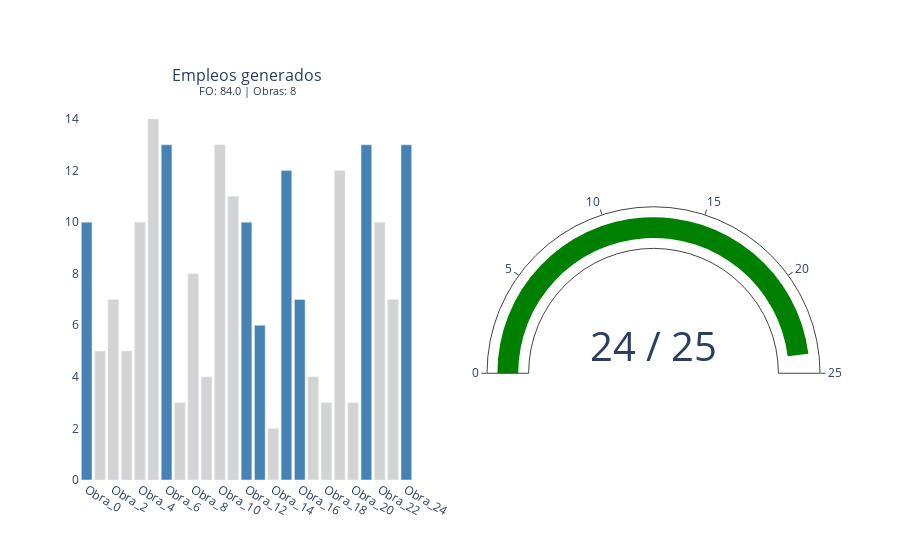

Write notebook code for a chart like this one.
### Code cell
# 8. TODO Defina un nuevo criterio (como diccionario)
criterio = {i: e[i] / c[i] for i in O}

# ----- DESDE ACÁ EN ADELANTE, NO TOQUE EL CÓDIGO DE ESTÁ CELDA.

# . Correr
start = time.perf_counter()
obj_greedy, obras_selec_greedy, presupuesto_usado_greedy = greedy_knapsack(O, c, e, p, criterio)
end = time.perf_counter()

# . Reportar
print("Objetos seleccionados:")
for idx in obras_selec_greedy:
    w, v = c[idx], e[idx]
    print(f"  • Obj {idx:>2}: peso={w}, valor={v}")

print(f"FO (valor total):    {obj_greedy}")
print(f"Presupuesto usado:   {presupuesto_usado_greedy}/{p}")

report(obras, obras_selec_greedy, obj_greedy, presupuesto_usado_greedy, p)      #   ▸ Reportar


# . Almacenar resultados
resultados.append({
    "Método"             : "Greedy (e/c)",
    "Empleos generados"  : obj_greedy,
    "Obras seleccionadas": len(obras_selec_greedy),
    "Presupuesto usado"  : presupuesto_usado_greedy,
    "Tiempo (s)"         : end - start
})

### Figure 1 — Plotly figure (JSON) as saved in the notebook; plotly's stock layout.template omitted (floating-point values rounded to 4 significant figures)
{"data": [{"customdata": [3.0, 9.0, 6.0, 10.0, 8.0, 7.0, 8.0, 2.0, 9.0, 6.0, 9.0, 6.0, 2.0, 7.0, 2.0, 6.0, 6.0], "hovertemplate": "<b>%{x}</b><br>Empleos: %{y}<br>Costo: %{customdata} millones", "marker": {"color": "lightgray"}, "type": "bar", "x": ["Obra_1", "Obra_2", "Obra_3", "Obra_4", "Obra_5", "Obra_7", "Obra_8", "Obra_9", "Obra_10", "Obra_11", "Obra_14", "Obra_17", "Obra_18", "Obra_19", "Obra_20", "Obra_22", "Obra_23"], "xaxis": "x", "y": [5.0, 7.0, 5.0, 10.0, 14.0, 3.0, 8.0, 4.0, 13.0, 11.0, 2.0, 4.0, 3.0, 12.0, 3.0, 10.0, 7.0], "yaxis": "y"}, {"customdata": [5.0, 4.0, 2.0, 2.0, 3.0, 2.0, 4.0, 2.0], "hovertemplate": "<b>%{x}</b><br>Empleos: %{y}<br>Costo: %{customdata} millones", "marker": {"color": "steelblue"}, "type": "bar", "x": ["Obra_0", "Obra_6", "Obra_12", "Obra_13", "Obra_15", "Obra_16", "Obra_21", "Obra_24"], "xaxis": "x", "y": [10.0, 13.0, 10.0, 6.0, 12.0, 7.0, 13.0, 13.0], "yaxis": "y"}, {"domain": {"x": [0.55, 1], "y": [0, 1]}, "gauge": {"axis": {"range": [0, 25]}}, "mode": "gauge+number", "number": {"font": {"size": 40}, "suffix": " / 25"}, "type": "indicator", "value": 24}], "layout": {"annotations": [{"font": {"size": 16}, "showarrow": false, "text": "Empleos generados<br><sup>FO: 84.0 | Obras: 8</sup>", "x": 0.225, "xanchor": "center", "xref": "paper", "y": 1, "yanchor": "bottom", "yref": "paper"}], "barmode": "overlay", "paper_bgcolor": "white", "plot_bgcolor": "white", "showlegend": false, "xaxis": {"anchor": "y", "categoryarray": ["Obra_0", "Obra_1", "Obra_2", "Obra_3", "Obra_4", "Obra_5", "Obra_6", "Obra_7", "Obra_8", "Obra_9", "Obra_10", "Obra_11", "Obra_12", "Obra_13", "Obra_14", "Obra_15", "Obra_16", "Obra_17", "Obra_18", "Obra_19", "Obra_20", "Obra_21", "Obra_22", "Obra_23", "Obra_24"], "categoryorder": "array", "domain": [0, 0.45], "showgrid": false}, "yaxis": {"anchor": "x", "domain": [0, 1], "showgrid": false}}}
